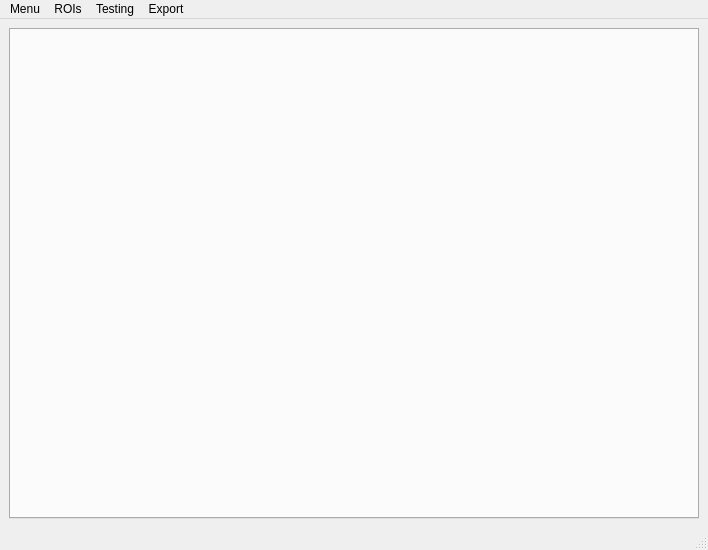
<?xml version="1.0" encoding="UTF-8"?>
<ui version="4.0">
 <class>PyAndMeshMainWindow</class>
 <widget class="QMainWindow" name="PyAndMeshMainWindow">
  <property name="geometry">
   <rect>
    <x>0</x>
    <y>0</y>
    <width>708</width>
    <height>550</height>
   </rect>
  </property>
  <property name="windowTitle">
   <string>PyAndMesh v0.1</string>
  </property>
  <widget class="QWidget" name="centralwidget">
   <property name="sizePolicy">
    <sizepolicy hsizetype="Expanding" vsizetype="Expanding">
     <horstretch>0</horstretch>
     <verstretch>0</verstretch>
    </sizepolicy>
   </property>
   <property name="minimumSize">
    <size>
     <width>662</width>
     <height>0</height>
    </size>
   </property>
   <layout class="QHBoxLayout" name="horizontalLayout">
    <item>
     <widget class="QTabWidget" name="tabWidget">
      <property name="sizePolicy">
       <sizepolicy hsizetype="MinimumExpanding" vsizetype="MinimumExpanding">
        <horstretch>0</horstretch>
        <verstretch>0</verstretch>
       </sizepolicy>
      </property>
      <property name="autoFillBackground">
       <bool>false</bool>
      </property>
      <property name="currentIndex">
       <number>-1</number>
      </property>
      <property name="tabsClosable">
       <bool>false</bool>
      </property>
      <property name="movable">
       <bool>false</bool>
      </property>
     </widget>
    </item>
   </layout>
  </widget>
  <widget class="QMenuBar" name="menubar">
   <property name="geometry">
    <rect>
     <x>0</x>
     <y>0</y>
     <width>708</width>
     <height>24</height>
    </rect>
   </property>
   <property name="nativeMenuBar">
    <bool>false</bool>
   </property>
   <widget class="QMenu" name="menuMenu">
    <property name="title">
     <string>Menu</string>
    </property>
    <addaction name="actionMenu_still_under_development"/>
   </widget>
   <widget class="QMenu" name="menuROIs">
    <property name="title">
     <string>ROIs</string>
    </property>
    <addaction name="actionEnableDraw"/>
    <addaction name="actionDisableDraw"/>
    <addaction name="actionCloseAndFill"/>
    <addaction name="separator"/>
    <addaction name="separator"/>
    <addaction name="actionStart_New_ROI"/>
   </widget>
   <widget class="QMenu" name="menuTesting">
    <property name="title">
     <string>Testing</string>
    </property>
    <addaction name="actionSend_10_bytes_TCP"/>
   </widget>
   <widget class="QMenu" name="menuExport">
    <property name="title">
     <string>Export</string>
    </property>
    <addaction name="actionExport_Surface_to_stl"/>
   </widget>
   <addaction name="menuMenu"/>
   <addaction name="menuROIs"/>
   <addaction name="menuTesting"/>
   <addaction name="menuExport"/>
  </widget>
  <widget class="QStatusBar" name="statusbar"/>
  <action name="actionSoon">
   <property name="text">
    <string>Soon</string>
   </property>
  </action>
  <action name="actionEnableDraw">
   <property name="text">
    <string>Enable drawing</string>
   </property>
  </action>
  <action name="actionDisableDraw">
   <property name="text">
    <string>Disable drawing</string>
   </property>
  </action>
  <action name="actionCloseAndFill">
   <property name="text">
    <string>Close and Fill</string>
   </property>
  </action>
  <action name="actionSend_10_bytes_TCP">
   <property name="text">
    <string>Send 10 bytes TCP</string>
   </property>
  </action>
  <action name="actionStart_New_ROI">
   <property name="text">
    <string>Start New ROI</string>
   </property>
  </action>
  <action name="actionExport_Surface_to_stl">
   <property name="text">
    <string>Export Surface to .stl</string>
   </property>
  </action>
  <action name="actionMenu_still_under_development">
   <property name="text">
    <string>Menu still under development</string>
   </property>
  </action>
 </widget>
 <resources/>
 <connections/>
</ui>
